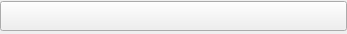
<?xml version="1.0" encoding="UTF-8"?>
<ui version="4.0">
 <class>widgetStatusTransport</class>
 <widget class="QWidget" name="widgetStatusTransport">
  <property name="geometry">
   <rect>
    <x>0</x>
    <y>0</y>
    <width>347</width>
    <height>34</height>
   </rect>
  </property>
  <property name="sizePolicy">
   <sizepolicy hsizetype="Expanding" vsizetype="Preferred">
    <horstretch>0</horstretch>
    <verstretch>0</verstretch>
   </sizepolicy>
  </property>
  <property name="windowTitle">
   <string>Form</string>
  </property>
  <layout class="QVBoxLayout" name="verticalLayout">
   <property name="spacing">
    <number>0</number>
   </property>
   <property name="leftMargin">
    <number>0</number>
   </property>
   <property name="topMargin">
    <number>0</number>
   </property>
   <property name="rightMargin">
    <number>0</number>
   </property>
   <property name="bottomMargin">
    <number>2</number>
   </property>
   <item>
    <layout class="QHBoxLayout" name="horizontalLayout_2">
     <property name="spacing">
      <number>0</number>
     </property>
     <property name="rightMargin">
      <number>0</number>
     </property>
     <item>
      <widget class="QLabel" name="lbl_id">
       <property name="minimumSize">
        <size>
         <width>0</width>
         <height>0</height>
        </size>
       </property>
       <property name="maximumSize">
        <size>
         <width>0</width>
         <height>0</height>
        </size>
       </property>
       <property name="text">
        <string/>
       </property>
      </widget>
     </item>
     <item>
      <widget class="QLabel" name="lbl_color">
       <property name="maximumSize">
        <size>
         <width>0</width>
         <height>0</height>
        </size>
       </property>
       <property name="text">
        <string/>
       </property>
      </widget>
     </item>
     <item>
      <widget class="QPushButton" name="btn_status">
       <property name="minimumSize">
        <size>
         <width>0</width>
         <height>30</height>
        </size>
       </property>
       <property name="cursor">
        <cursorShape>PointingHandCursor</cursorShape>
       </property>
       <property name="styleSheet">
        <string notr="true"/>
       </property>
       <property name="text">
        <string/>
       </property>
      </widget>
     </item>
    </layout>
   </item>
  </layout>
 </widget>
 <resources/>
 <connections/>
</ui>
